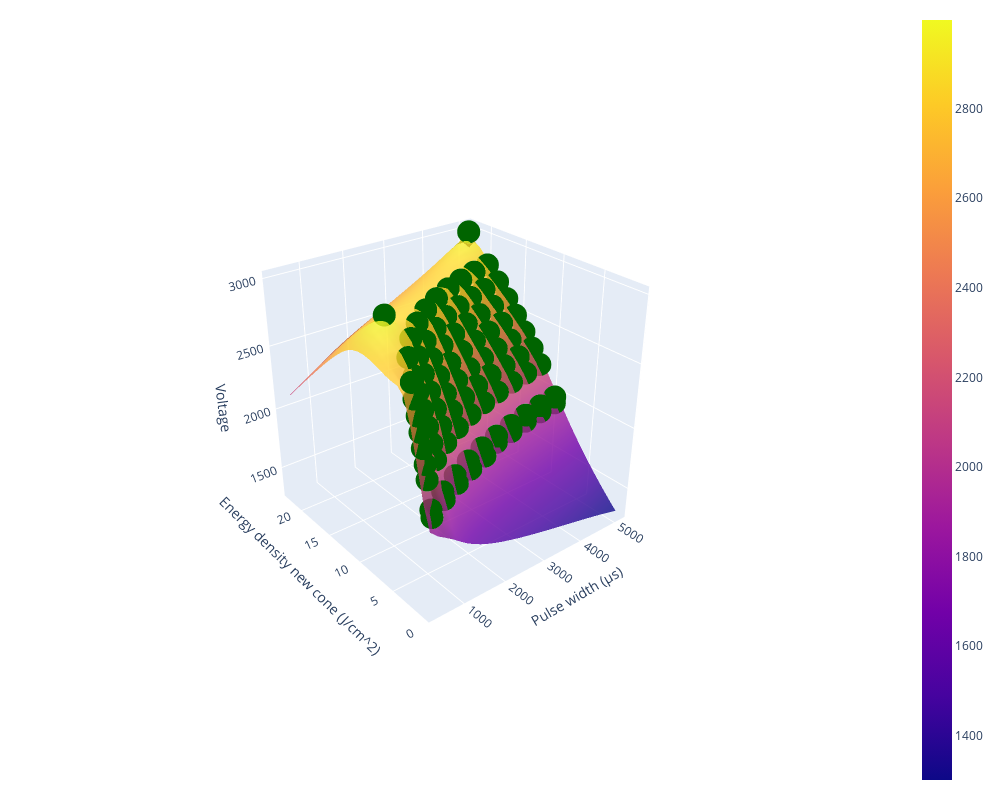

This figure's notebook cell:
### Code cell
import plotly.graph_objects as go
import matplotlib.pyplot as plt
import matplotlib as mpl

fig = go.Figure(data=[go.Scatter3d(z=volts_bol_dat, 
                                    x=time_bol_dat,
                                    y=energy_den_bol_dat, 
                                    mode='markers',
                                    marker={'color':'darkgreen'},
                                    name='GP regression')])
fig.add_trace(go.Surface(z=volt_on_grid, 
                            x=raw_post_test_grid[:,0],
                            y=raw_post_test_grid[:,1],
                            opacity = 0.8))

fig.update_layout( width=1000, height=800,
                    legend=dict(orientation="h", yanchor="top", y=1.02, 
                    xanchor="left",x=1), margin=dict(r=20, l=10, b=10, t=10), 
                        scene=dict(
                        xaxis_title="Pulse width (μs)",
                        yaxis_title="Energy density new cone (J/cm^2)",
                        zaxis_title='Voltage')
                    )
camera = dict(
        up=dict(x=0, y=0, z=1),
        center=dict(x=0, y=0, z=0),
        eye=dict(x=-2, y=-2.5, z=1.75)
)
fig.update_layout(scene_camera=camera)
fig.show()

### Figure 1 — Plotly figure (JSON) as saved in the notebook; plotly's stock layout.template omitted (floating-point values rounded to 4 significant figures; data arrays with more than 128 entries replaced by an {"elided": "..."} marker saying what was removed)
{"data": [{"marker": {"color": "darkgreen"}, "mode": "markers", "name": "GP regression", "x": [5000, 500, 1000, 1500, 2000, 4500, 3000, 3500, 4000, 2500, 500, 4500, 4000, 3500, 3000, 2500, 2000, 1500, 1000, 5000, 500, 1000, 2000, 2500, 3000, 3500, 4000, 4500, 1500, 5000, 1000, 1500, 2000, 5000, 2500, 3000, 3500, 500, 4000, 4500, 5000, 1500, 500, 2000, 2500, 3000, 3500, 4000, 4500, 1000, 500, 1000, 1500, 2000, 2500, 3000, 3500, 4000, 5000, 4500, 3000, 500, 1000, 1500, 2000, 2500, 3500, 4000, 4500, 5000, 2500, 500, 1000, 1500, 2000, 3500, 4000, 4500, 5000, 3000, 500, 5000, 4500, 4000, 3500, 3000, 2500, 2000, 1500, 1000, 5000, 1000], "y": [8.8, 1.37, 2.7, 3.84, 4.83, 8.39, 6.78, 7.36, 7.94, 5.66, 1.49, 8.39, 7.94, 7.36, 6.78, 6.07, 5.18, 4.12, 2.89, 8.8, 1.92, 3.79, 6.65, 7.73, 8.59, 9.36, 9.99, 10.53, 5.36, 11.02, 4.26, 6.01, 7.43, 12.18, 8.63, 9.58, 10.41, 2.14, 11.08, 11.65, 13.4, 6.72, 2.46, 8.28, 9.59, 10.66, 11.49, 12.21, 12.85, 4.79, 2.73, 5.38, 7.48, 9.18, 10.53, 11.71, 12.66, 13.35, 14.67, 14.11, 12.83, 3.04, 5.99, 8.29, 10.1, 11.62, 13.83, 14.7, 15.45, 15.98, 12.57, 3.4, 6.44, 8.99, 11.01, 15.03, 15.99, 16.74, 17.38, 13.97, 3.7, 18.93, 18.24, 17.44, 16.48, 15.29, 13.89, 12.08, 9.91, 7.22, 21.81, 10.27], "z": [1950, 1950, 1950, 1950, 1950, 1950, 1950, 1950, 1950, 1950, 2000, 2000, 2000, 2000, 2000, 2000, 2000, 2000, 2000, 2000, 2200, 2200, 2200, 2200, 2200, 2200, 2200, 2200, 2200, 2200, 2300, 2300, 2300, 2300, 2300, 2300, 2300, 2300, 2300, 2300, 2400, 2400, 2400, 2400, 2400, 2400, 2400, 2400, 2400, 2400, 2500, 2500, 2500, 2500, 2500, 2500, 2500, 2500, 2500, 2500, 2600, 2600, 2600, 2600, 2600, 2600, 2600, 2600, 2600, 2600, 2700, 2700, 2700, 2700, 2700, 2700, 2700, 2700, 2700, 2700, 2800, 2800, 2800, 2800, 2800, 2800, 2800, 2800, 2800, 2800, 3000, 3000], "type": "scatter3d"}, {"opacity": 0.8, "x": [339.3, 505.5, 671.8, 838.1, 1004.0, 1171.0, 1337.0, 1503.0, 1669.0, 1836.0, 2002.0, 2168.0, 2334.0, 2501.0, 2667.0, 2833.0, 2999.0, 3166.0, 3332.0, 3498.0, 3664.0, 3831.0, 3997.0, 4163.0, 4329.0, 4496.0, 4662.0, 4828.0, 4994.0, 5161.0], "y": [0.64, 1.395, 2.15, 2.906, 3.661, 4.416, 5.171, 5.926, 6.681, 7.437, 8.192, 8.947, 9.702, 10.46, 11.21, 11.97, 12.72, 13.48, 14.23, 14.99, 15.74, 16.5, 17.25, 18.01, 18.76, 19.52, 20.27, 21.03, 21.78, 22.54], "z": {"elided": "30x30 float values"}, "type": "surface"}], "layout": {"legend": {"orientation": "h", "yanchor": "top", "y": 1.02, "xanchor": "left", "x": 1}, "margin": {"r": 20, "l": 10, "b": 10, "t": 10}, "width": 1000, "height": 800, "scene": {"xaxis": {"title": {"text": "Pulse width (μs)"}}, "yaxis": {"title": {"text": "Energy density new cone (J/cm^2)"}}, "zaxis": {"title": {"text": "Voltage"}}, "camera": {"up": {"x": 0, "y": 0, "z": 1}, "center": {"x": 0, "y": 0, "z": 0}, "eye": {"x": -2, "y": -2.5, "z": 1.75}}}}}
